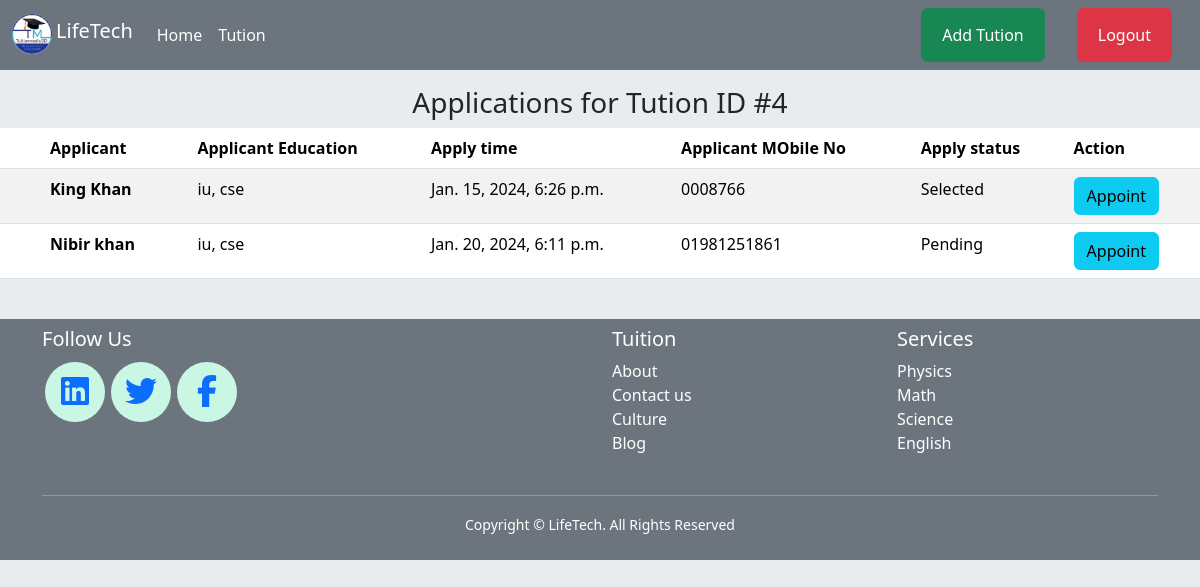
The page /apply/application/4/ (signed in) on the database as committed earlier.
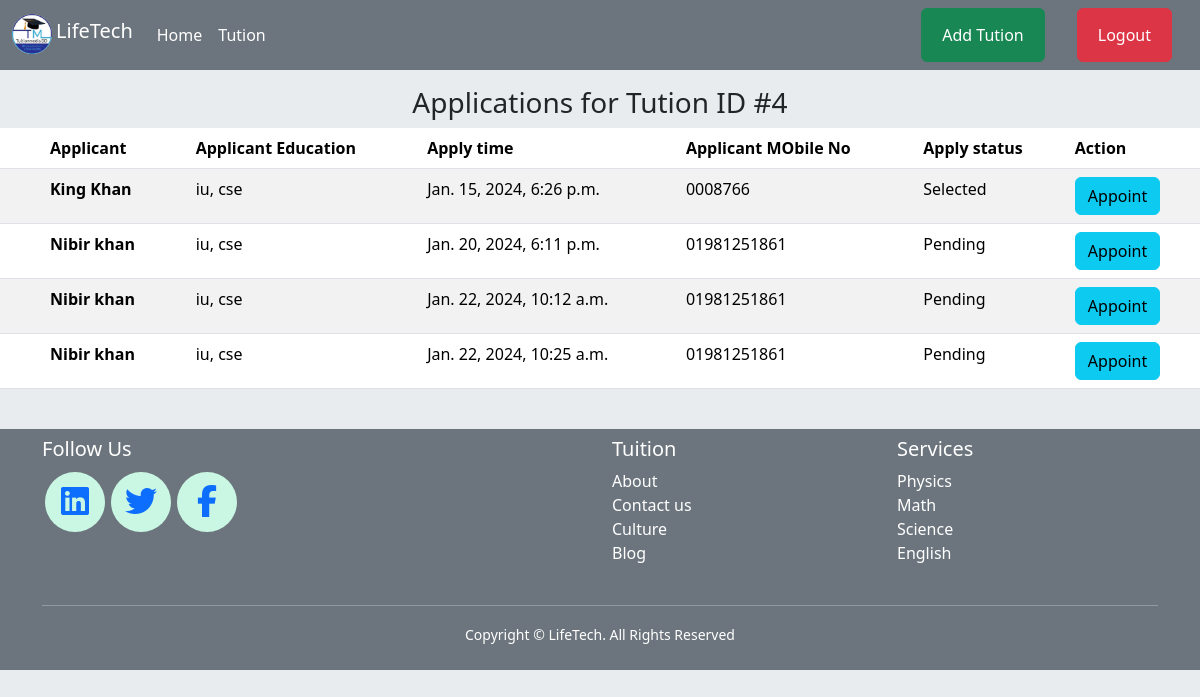
The same page on the database as committed later.
### apply_tution/models.py (models this page shows, shortened)
class ApplicationModel(models.Model):
    applicant = models.ForeignKey(ApplicantModel, on_delete=models.CASCADE)
    tution = models.ForeignKey(TutionModel, on_delete=models.CASCADE)
    appaly_status = models.CharField(max_length=30, choices=APPALY_STATUS, default='Pending')
    created_time = models.DateTimeField(auto_now_add=True)
    cancel = models.BooleanField(default=False)

### users/models.py (models this page shows)
class ApplicantModel(models.Model):
    user = models.OneToOneField(User, on_delete=models.CASCADE)
    mobile_no = models.CharField(max_length=12)
    educational_qualification = models.TextField()
    def __str__(self):
        return f"{self.user.first_name} {self.user.last_name}"

### apply_tution/views.py (the view)
# urls.py: path('application/<int:tution_id>/', admin_all_applications_views, name='application'),
@user_passes_test(lambda u: u.is_superuser)
def admin_all_applications_views(request, tution_id):
    tution = get_object_or_404(TutionModel, pk=tution_id)
    applications = ApplicationModel.objects.filter(tution=tution)
    return render(request, 'all_applications.html', {'applications': applications, 'tution': tution})

### apply_tution/templates/all_applications.html (shortened to what this page needs)
{% extends "base.html" %}
{% load static %}
{% block content %}
<div class="text-center mt-3">
  <h3>Applications for Tution ID #{{tution.id}}</h3>
</div>
<div class="bg-body-secondary pb-4">
  <div class="table-responsive">
      {% if applications %}
        <table class="table table-striped table-hover w-100 bg-body-secondary">
            <thead>
        <tr style="padding-left: 50px;">
            <th style="padding-left: 50px;" scope="col">Applicant</th>
            <th scope="col">Applicant Education</th>
            <th scope="col">Apply time</th>
            <th scope="col">Applicant MObile No</th>
            <th scope="col">Apply status</th>
            <th scope="col">Action</th>
          </tr>
        </thead>
        <tbody>
            {% for i in applications %}
            <tr>
                <th style="padding-left: 50px;" scope="row">{{i.applicant}}</th>
                <td>{{i.applicant.educational_qualification}}</td>
                <td>{{i.created_time}}</td>
                <td>{{i.applicant.mobile_no}}</td>
                <td>{{i.appaly_status}}</td>
                <td><a class="btn btn-info" href="{% url 'confirm_application' i.id %}">Appoint </a></td>
              </tr>
            {% endfor %}
        </tbody>
    </table>
    {% endif %}
</div>
</div>
{% endblock content %}

Rows that differ between the two databases and show on the page:
added ApplicationModel: applicant "Nibir khan", applicant.educational_qualification "iu, cse", created_time "Jan. 22, 2024, 10:12 a.m.", applicant.mobile_no "01981251861", appaly_status "Pending"
added ApplicationModel: applicant "Nibir khan", applicant.educational_qualification "iu, cse", created_time "Jan. 22, 2024, 10:25 a.m.", applicant.mobile_no "01981251861", appaly_status "Pending"
